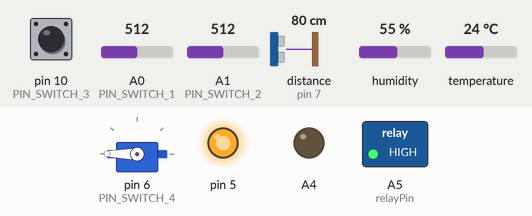
The sketch below on a simulated Arduino Uno, built with avr-gcc and run on an emulated ATmega328P. Shown: servo, switched loads named in the sketch (green lamp = pin HIGH), output pins drawn as LEDs (lit = HIGH). The test bench sets the inputs (shaded band); at power-on: distance to the obstacle (sensor on pin 7) 80 cm, A1 (PIN_SWITCH_2) = 512, A0 (PIN_SWITCH_1) = 512, pin 10 (PIN_SWITCH_3) LOW, humidity 55 %, temperature 24 °C. The echo pulse lasts 58.3 µs per cm; the RemoteXY app is connected; pins used as bus, display or sensor lines are not drawn.

Above: at 6.5 s.
6.6 s: distance to the obstacle (sensor on pin 7) set to 98 cm
12.2 s: distance to the obstacle (sensor on pin 7) set to 104 cm
At 17.1 s:
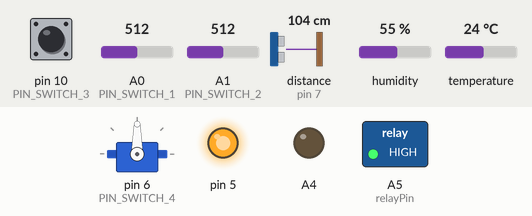
18.3 s: A1 (PIN_SWITCH_2) set to 54
23.4 s: A1 (PIN_SWITCH_2) set to 45
At 29.0 s:
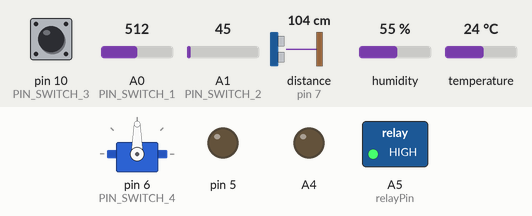
29.3 s: A0 (PIN_SWITCH_1) set to 32
37.6 s: A0 (PIN_SWITCH_1) set to 26
At 43.3 s:
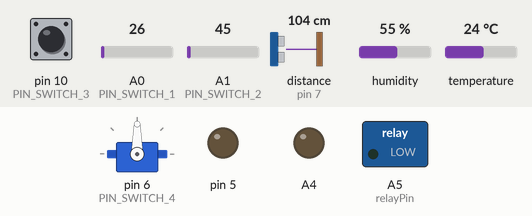
Timing chart, 0 to 44.7 s (numbered marks = the images above; inputs shaded):
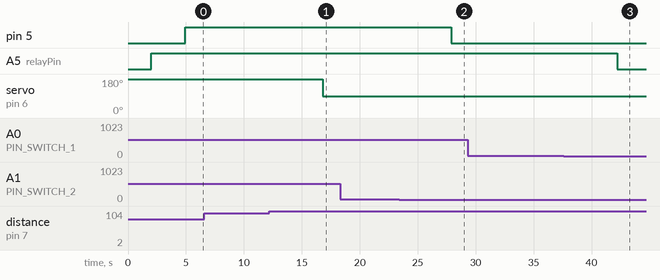

Measured:
- the behaviour switches between 101 and 102 cm on distance to the obstacle (sensor on pin 7) (found by bisection; images 0 and 1)
- the behaviour switches between 50 and 49 on A1 (PIN_SWITCH_2) (found by bisection; images 1 and 2)
- the behaviour switches between 30 and 29 on A0 (PIN_SWITCH_1) (found by bisection; images 2 and 3)
- after the input at 6.6 s, every drawn part: stays the same
- after the input at 12.2 s, servo on pin 6 (PIN_SWITCH_4): 180° → 90° after 4.6 s
- after the input at 18.3 s, every drawn part: stays the same
- after the input at 23.4 s, pin 5: HIGH → LOW after 4.5 s
- after the input at 29.3 s, every drawn part: stays the same
- after the input at 37.6 s, A5 (relayPin): HIGH → LOW after 4.6 s

The sketch:

smartGarden.ino
```cpp
// Project Smart Garden


#include<Servo.h>
#include <dht.h>


 dht DHT ;

#define DHT11_PIN 9

int sensor_pin = A0; // Soil Sensor input at Analog PIN A0
int output_value ;
int Temp;
int Humidity;
int relayPin = A5;


Servo motor;
int pir;
int pirstate= LOW;
int ldr;
int trigPin =8;
int echoPin = 7;


//////////////////////////////////////////////
//        RemoteXY include library          //
//////////////////////////////////////////////

// RemoteXY select connection mode and include library
#define REMOTEXY_MODE__ESP8266_HARDSERIAL_POINT

#include <RemoteXY.h>

// RemoteXY connection settings
#define REMOTEXY_SERIAL Serial
#define REMOTEXY_SERIAL_SPEED 115200
#define REMOTEXY_WIFI_SSID "Project Smart Garden"
#define REMOTEXY_WIFI_PASSWORD "12345678@"
#define REMOTEXY_SERVER_PORT 6377


// RemoteXY configurate
#pragma pack(push, 1)
uint8_t RemoteXY_CONF[] =
  { 255,4,0,33,0,12,1,14,24,1,
  2,1,3,21,22,11,1,26,31,31,
  79,78,0,79,70,70,0,2,1,3,
  45,22,11,1,26,31,31,79,78,0,
  79,70,70,0,2,1,36,21,22,11,
  1,26,31,31,79,78,0,79,70,70,
  0,2,1,36,45,22,11,1,26,31,
  31,79,78,0,79,70,70,0,129,0,
  7,3,49,6,31,83,77,65,82,84,
  32,71,65,82,68,69,78,0,129,0,
  1,15,25,3,31,87,97,116,101,114,
  105,110,103,32,83,121,115,116,101,109,
  0,129,0,31,15,31,3,31,83,117,
  114,118,101,105,108,108,97,110,99,101,
  32,83,121,115,116,101,109,32,0,129,
  0,2,39,24,4,31,83,109,97,114,
  116,32,76,69,68,39,115,0,129,0,
  32,39,28,4,31,71,97,116,105,110,
  103,32,83,121,115,116,101,109,0,67,
  5,38,68,20,5,120,26,11,67,5,
  38,78,20,5,120,26,11,67,5,38,
  88,20,5,120,26,11,129,0,2,68,
  28,4,31,84,101,109,112,114,97,116,
  117,114,101,40,67,41,0,129,0,2,
  78,24,4,31,72,117,109,105,100,105,
  116,121,40,37,41,0,129,0,2,88,
  23,4,31,77,111,105,115,116,117,114,
  101,40,37,41,0 };

// this structure defines all the variables and events of your control interface
struct {

    // input variables
  uint8_t switch_1; // =1 if switch ON and =0 if OFF
  uint8_t switch_2; // =1 if switch ON and =0 if OFF
  uint8_t switch_3; // =1 if switch ON and =0 if OFF
  uint8_t switch_4; // =1 if switch ON and =0 if OFF

    // output variables
  char text_T[11];  // string UTF8 end zero
  char text_H[11];  // string UTF8 end zero
  char text_M[11];  // string UTF8 end zero

    // other variable
  uint8_t connect_flag;  // =1 if wire connected, else =0

} RemoteXY;
#pragma pack(pop)

/////////////////////////////////////////////
//           END RemoteXY include          //
/////////////////////////////////////////////

#define PIN_SWITCH_1 A0
#define PIN_SWITCH_2 A1
#define PIN_SWITCH_3 10
#define PIN_SWITCH_4 6


void setup()
{
  RemoteXY_Init ();

  pinMode (PIN_SWITCH_1, OUTPUT);
  pinMode (PIN_SWITCH_2, OUTPUT);
  pinMode (PIN_SWITCH_3, OUTPUT);
  pinMode (PIN_SWITCH_4, OUTPUT);

  // TODO you setup code

  pinMode(A5,OUTPUT);
  pinMode(9,INPUT);
  pinMode(A4,OUTPUT);
  pinMode(10,INPUT);
  pinMode(A1,INPUT);
  pinMode(5,OUTPUT);
  pinMode(trigPin, OUTPUT);
  pinMode(echoPin, INPUT);
  motor.attach(6);
  motor.write(180);
  pinMode(sensor_pin, INPUT);
  pinMode(relayPin, OUTPUT);
 // Serial.begin(9600);


}

void loop()
{
  RemoteXY_Handler ();

  digitalWrite(PIN_SWITCH_1, (RemoteXY.switch_1==0)?LOW:HIGH);
  digitalWrite(PIN_SWITCH_2, (RemoteXY.switch_2==0)?LOW:HIGH);
  digitalWrite(PIN_SWITCH_3, (RemoteXY.switch_3==0)?LOW:HIGH);
  digitalWrite(PIN_SWITCH_4, (RemoteXY.switch_4==0)?LOW:HIGH);


   //DHT AND SOIL SENSOR WITH PUMP
  int chk = DHT.read11(DHT11_PIN);
  Temp= DHT.temperature;
  Humidity=DHT.humidity;
  output_value= analogRead(sensor_pin);

  dtostrf(Temp, 0, 1, RemoteXY.text_T);
  dtostrf(Humidity, 0, 1, RemoteXY.text_H);
  dtostrf(output_value, 0, 1, RemoteXY.text_M);
  delay(2000);

   if(output_value<30){
  digitalWrite(relayPin, LOW);

 }
 else
 {
  digitalWrite(relayPin, HIGH);

 }

  delay(2500);


  pir=digitalRead(10);
  ldr=analogRead(A1);


   //SURVILLENCE SYSTEM
 // Serial.println(pir);

  if(pir==1)
    {
  digitalWrite(A4,HIGH);

    if(pirstate==LOW){
    pirstate== HIGH;
    }

   }
  else
  {
     digitalWrite(A4,LOW);

    if(pirstate==HIGH){
      pirstate== LOW;
    }


  }
  delay(400);


   //AUTOMATIC LIGHTS
  //Serial.print("LDR");
  //Serial.println(ldr);

   if(ldr<50)
    {
     digitalWrite(5,LOW);

   }
else
  {
    digitalWrite(5,HIGH);
  }
  delay(400);


  //AUTOMATIC GATE
  long duration, distance;
  digitalWrite(trigPin,LOW);
  delayMicroseconds(2);
  digitalWrite(trigPin, HIGH);
  delayMicroseconds(10);
  digitalWrite(trigPin,LOW);
  duration=pulseIn(echoPin, HIGH);
  distance =duration*0.034/2;
  //Serial.print(distance);
 // Serial.println("CM");
  delay(10);

  if(distance<=100)
  {
    motor.write(180);
   }

   else
 {
  motor.write(90);
   }
 delay(400);


}
```
